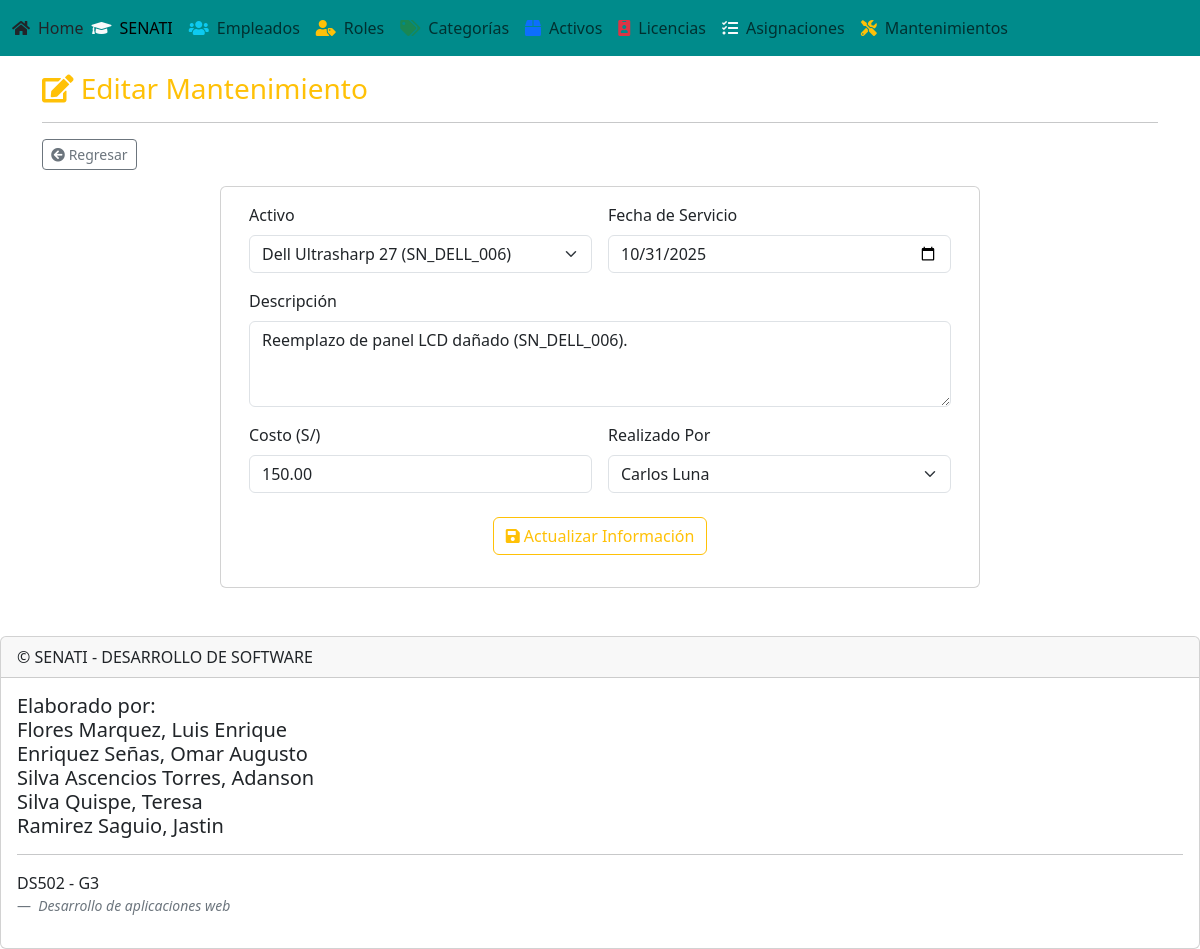
The app's page /pages/view/mantenimiento/editar_mantenimiento.php?idmant=5 with its own data.
### tables this page shows
CREATE TABLE IF NOT EXISTS `registros_mantenimiento` (
  `id_mantenimiento` INT AUTO_INCREMENT PRIMARY KEY,
  `id_activo` INT NOT NULL,
  `fecha_servicio` DATE NOT NULL,
  `descripcion` TEXT NOT NULL,
  `costo` DECIMAL(10, 2) DEFAULT 0.00,
  `realizado_por` INT NOT NULL,
  FOREIGN KEY (`id_activo`) REFERENCES `activos` (`id_activo`),
  FOREIGN KEY (`realizado_por`) REFERENCES `empleados` (`id_empleado`)
);

CREATE TABLE IF NOT EXISTS `activos` (
  `id_activo` INT AUTO_INCREMENT PRIMARY KEY,
  `id_categoria` INT NULL,
  `serial_number` VARCHAR(255) NOT NULL UNIQUE,
  `marca` VARCHAR(100) NULL,
  `modelo` VARCHAR(100) NULL,
  `fecha_compra` DATE NULL,
  `precio` DECIMAL(10, 2) NULL,
  `estado` ENUM('En uso', 'Almacenado', 'Mantenimiento', 'Baja') DEFAULT 'Almacenado',
  CONSTRAINT `fk_activos_categorias_set_null` FOREIGN KEY (`id_categoria`) REFERENCES `categorias_activo` (`id_categoria`) ON DELETE SET NULL
);

CREATE TABLE IF NOT EXISTS `empleados` (
  `id_empleado` INT AUTO_INCREMENT PRIMARY KEY,
  `nombre` VARCHAR(100) NOT NULL,
  `apellido` VARCHAR(100) NOT NULL,
  `email` VARCHAR(255) NOT NULL UNIQUE,
  `password` VARCHAR(255) NOT NULL,
  `activo` TINYINT(1) DEFAULT 1
);

### pages/model/crudactivos.php (called while the page is built, shortened)
<?php
class CRUDActivos extends Conexion {
    public function ListarActivos() {
        $cn = $this->Conectar();
        $sql = "call sp_listar_activos_activos()";
        $snt = $cn->prepare($sql);
        $snt->execute();
        $arr_activos = $snt->fetchAll(PDO::FETCH_OBJ);
        return $arr_activos;
    }
}
?>

### pages/model/crudregistrosmantenimiento.php (called while the page is built, shortened)
<?php
class CRUDRegistrosMantenimiento extends Conexion {
    public function BuscarMantenimientoPorId($id_mantenimiento) {
        $cn = $this->Conectar();
        $sql = "CALL sp_buscar_mantenimiento_por_id(:id)";
        $snt = $cn->prepare($sql);
        $snt->bindParam(":id", $id_mantenimiento, PDO::PARAM_INT);
        $snt->execute();
        $mantenimiento = $snt->fetch(PDO::FETCH_OBJ);
        return $mantenimiento;
    }
}
?>

### pages/model/crudempleado.php (called while the page is built, shortened)
<?php
  class CRUDEmpleado extends Conexion {
        public function ListarEmpleados(){
            $cn = $this->Conectar();
            $cad_sql = "call sp_listar_empleados()";
            $snt = $cn->prepare($cad_sql);
            $snt -> execute();
            $arr_empleados = $snt->fetchAll(PDO::FETCH_OBJ);
            return $arr_empleados;
        }
    }
?>

### pages/view/mantenimiento/editar_mantenimiento.php (the view, shortened to what this page needs)
<?php
include("../../template/header.php");
include("../../template/menubar.php");
$id_mant = (int)$_GET['idmant'];
$crud_mant = new CRUDRegistrosMantenimiento();
$mantenimiento = $crud_mant->BuscarMantenimientoPorId($id_mant);
$crudActivo = new CRUDActivos();
$crudEmpleado = new CRUDEmpleado();
$activos = $crudActivo->ListarActivos();
$empleados = $crudEmpleado->ListarEmpleados();
?>
<div class="container mt-3">
    <header>
        <h3 class="text-warning"><i class="fas fa-edit"></i> Editar Mantenimiento</h3>
        <hr/>
    </header>
    <nav class="mb-3">
        <a href="listar_mantenimientos.php" class="btn btn-outline-secondary btn-sm">
            <i class="fas fa-arrow-circle-left"></i> Regresar
        </a>
    </nav>
    <section>
        <article>
            <div class="row justify-content-center">
                <div class="card col-md-8">
                    <div class="card-body">
                        <form id="frm_editar_mant" name="frm_editar_mant" method="post" action="../../controller/ctr_grabar_mantenimiento.php" autocomplete="off">
                            <div class="row g-3">
                                <div class="col-md-6">
                                    <label for="cmb_activo" class="form-label">Activo</label>
                                    <select class="form-select" id="cmb_activo" name="cmb_activo" required>
                                        <?php foreach ($activos as $act): ?>
                                            <option value="<?= $act->id_activo ?>" <?= ($act->id_activo == $mantenimiento->id_activo) ? 'selected' : '' ?>>
                                                <?= $act->marca . ' ' . $act->modelo . ' (' . $act->serial_number . ')' ?>
                                            </option>
                                        <?php endforeach; ?>
                                    </select>
                                </div>
                                <div class="col-md-6">
                                    <label for="txt_fecha_servicio" class="form-label">Fecha de Servicio</label>
                                    <input type="date" class="form-control" id="txt_fecha_servicio" name="txt_fecha_servicio" value="<?= $mantenimiento->fecha_servicio ?>" required>
                                </div>
                                <div class="col-md-12">
                                    <label for="txt_descripcion" class="form-label">Descripción</label>
                                    <textarea class="form-control" id="txt_descripcion" name="txt_descripcion" rows="3" required><?= $mantenimiento->descripcion ?></textarea>
                                </div>
                                <div class="col-md-6">
                                    <label for="txt_costo" class="form-label">Costo (S/)</label>
                                    <input type="number" step="0.01" class="form-control" id="txt_costo" name="txt_costo" value="<?= $mantenimiento->costo ?>" min="0" required>
                                </div>
                                <div class="col-md-6">
                                    <label for="cmb_empleado" class="form-label">Realizado Por</label>
                                    <select class="form-select" id="cmb_empleado" name="cmb_empleado" required>
                                        <?php foreach ($empleados as $emp): ?>
                                            <option value="<?= $emp->id_empleado ?>" <?= ($emp->id_empleado == $mantenimiento->realizado_por) ? 'selected' : '' ?>>
                                                <?= $emp->nombre . ' ' . $emp->apellido ?>
                                            </option>
                                        <?php endforeach; ?>
                                    </select>
                                </div>
                            </div>
                            <div class="text-center mt-4">
                                <button type="submit" class="btn btn-outline-warning" id="btn_actualizar" name="btn_actualizar">
                                    <i class="fas fa-save"></i> Actualizar Información
                                </button>
                            </div>
                        </form>
                    </div>
                </div>
            </div>
        </article>
    </section>
</div>
<?php
include("../../template/footer.php");
?>

### records on screen
registros_mantenimiento: cmb_activo "Dell Ultrasharp 27 (SN_DELL_006)", txt_fecha_servicio "10/31/2025", txt_descripcion "Reemplazo de panel LCD dañado (SN_DELL_006).", txt_costo "150.00", cmb_empleado "Carlos Luna"
